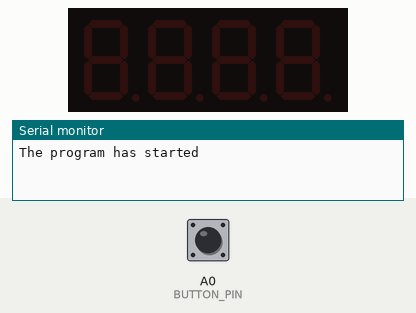
Simulated run of this sketch. Board: Arduino Uno, built with avr-gcc and run on an emulated ATmega328P. Parts: 4-digit seven-segment display, the last lines printed to the serial monitor. Inputs (shaded band) come from the test bench; at power-on: A0 (BUTTON_PIN) LOW.

Above: at 1.2 s.
1.3 s: A0 (BUTTON_PIN) pulled HIGH for 0.15 s
3.0 s: A0 (BUTTON_PIN) pulled HIGH for 1 s
At 4.0 s:
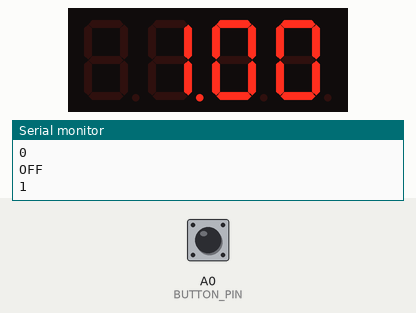
5.7 s: A0 (BUTTON_PIN) pulled HIGH for 0.15 s
At 6.5 s:
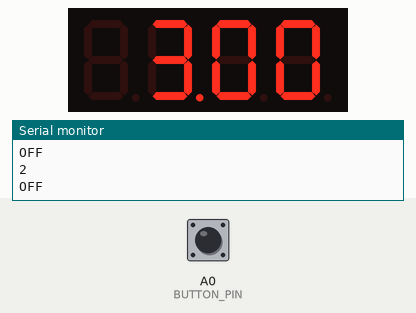
8.7 s: A0 (BUTTON_PIN) pulled HIGH for 1 s
At 10.0 s:
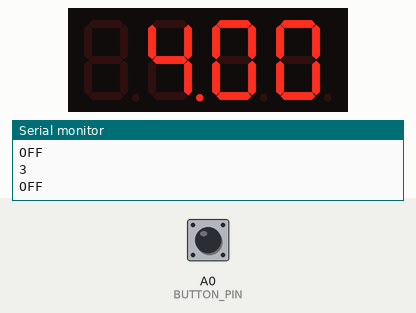
Timing chart, 0 to 11.7 s (numbered marks = the images above; inputs shaded):
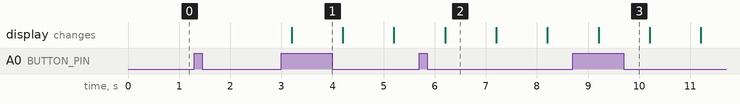

Measured:
- after the input at 3.0 s, the display: changes after 0.20 s (image 1)
- what the display in image 2 shows lasts 1.0 s, from 6.2 s to 7.2 s

The sketch:

TimerButton.ino
```cpp
#include"MYTIMER.h"
#include"VARIABLES.h"
#include<avr/wdt.h>
#include<Chrono.h>
SevSeg sevseg;
Chrono chrono;
Timers timers;


void setup() {
  //configuration belonging to Button.
  Serial.begin(9600);
  Serial.println("The program has started");
  pinMode(POWER_PIN, OUTPUT);


  //configuration according to SevSeg library.
  byte numDigits = 4;
  byte digitPins[] = {2, 3, 4, 5};
  byte segmentPins[] = {6, 7, 8, 9, 10, 11, 12, 13};
  bool resistorsOnSegments = false; // 'false' means resistors are on digit pins
  byte hardwareConfig = COMMON_ANODE; // See README.md for options
  bool updateWithDelays = false; // Default. Recommended
  bool leadingZeros = false; // Use 'true' if you'd like to keep the leading zeros

  sevseg.begin(hardwareConfig, numDigits, digitPins, segmentPins, resistorsOnSegments, updateWithDelays, leadingZeros);
  sevseg.setBrightness(90);


}

void loop() {
  timers.timeSelector(buttonCounter, isButton, isDisplay, isBlank, isReset, countdownNumber,mycounter);
  countdownCounter();
  resetWatchDog();

}


int buttonCounter()
{
  if (isButton)
  {
    buttonState = digitalRead(BUTTON_PIN);
    if (buttonState != lastButtonState)
    {
      if (buttonState == HIGH)
      {
        buttonPushCounter++;
        Serial.println(buttonPushCounter);
      }
      else {
        Serial.println("OFF");

      }
      delay(200);
    }
    lastButtonState = buttonState;
    return buttonPushCounter;
  }
}


int countdownCounter()
{
  sevseg.refreshDisplay();

  static uint32_t lastTime = 0;
  uint32_t now = millis();
  result = countdownNumber - mycounter;
  if (isDisplay)
  {

    if (now - lastTime > 1000)
    {
      lastTime = now;

     mycounter++;


      if (result > -1)
      {
        sevseg.setNumber(result, 2);
        if (result == 0)
        {
          sevseg.setChars("OFF");
        }
      }
    }

  } else {
    mycounter = 0;
  }


}


void toBlank()
{
  if (isBlank)
  {
    sevseg.blank();
    isBlank = false;
  }

}

void resetWatchDog()
{
  if (isReset)
  {
    wdt_disable();
    wdt_enable(WDTO_1S);
    wdt_reset();
    isReset = false;
  }

}
```

MYTIMER.h
```cpp
#ifndef MYTIMER_H
#define MYTIMER_H

#include<Chrono.h>
#include<SevSeg.h>
#include<avr/wdt.h>
#define POWER_PIN A5

//variables will change.


extern "C"
{
  typedef int (*callback_t)();

}


class Timers
{
  private:
    callback_t onButtonEvent;
    bool power = false;
  public:

    Timers() {};


    int timeout;


    void timeSelector(callback_t newFunction, bool & isButton, bool & isDisplay, bool & isBlank, bool & isReset ,int & countdownNumber, uint32_t & mycounter)
    {
      int push;
      static int counter = 0;
      onButtonEvent = newFunction;
      push = onButtonEvent();//This function returns an integer.
      if (push == 1 && counter == 0)
      {
        countdownNumber=100;
        isDisplay=true;
        counter++;
        timeout = 5000;
        power = true;


      }
      if (push == 2 && counter == 1)
      {
        countdownNumber=300;
        mycounter = 0;
        counter++;
        timeout = 10000;
        power = true;


      }
      if (push == 3 && counter == 2)
      {
        countdownNumber= 400;
        mycounter=0;
        counter++;
        timeout = 10000;
        power = true;


      }
      if (push == 4 )
      {

        isReset = true;
        isButton = false;
        power = false;
        //digitalWrite(POWER_PIN, LOW);

      }
    }


void onPowerPin()
{


}

};

#endif
```

VARIABLES.h
```cpp
#ifndef VARIABLES_H
#define VARIABLES_H

//configuration for Button
#define BUTTON_PIN A0 // The pin that the Button is attached to.
#define LEDPIN 13
const unsigned long interval;//to Review.
int buttonState = 0;
int lastButtonState = 0;
int buttonPushCounter = -1;
bool isButton=true;

//Booleans and variables relating to SevSeg Library.
bool isBlank=false;
bool isDisplay=false;

//Configuration for reseting the Watchdog software.
bool isReset=false;

//variable for countDown counter.
 static int result=0;
 static int countdownNumber;
 static int minutes;
 static uint32_t mycounter = 0;
#endif
```
